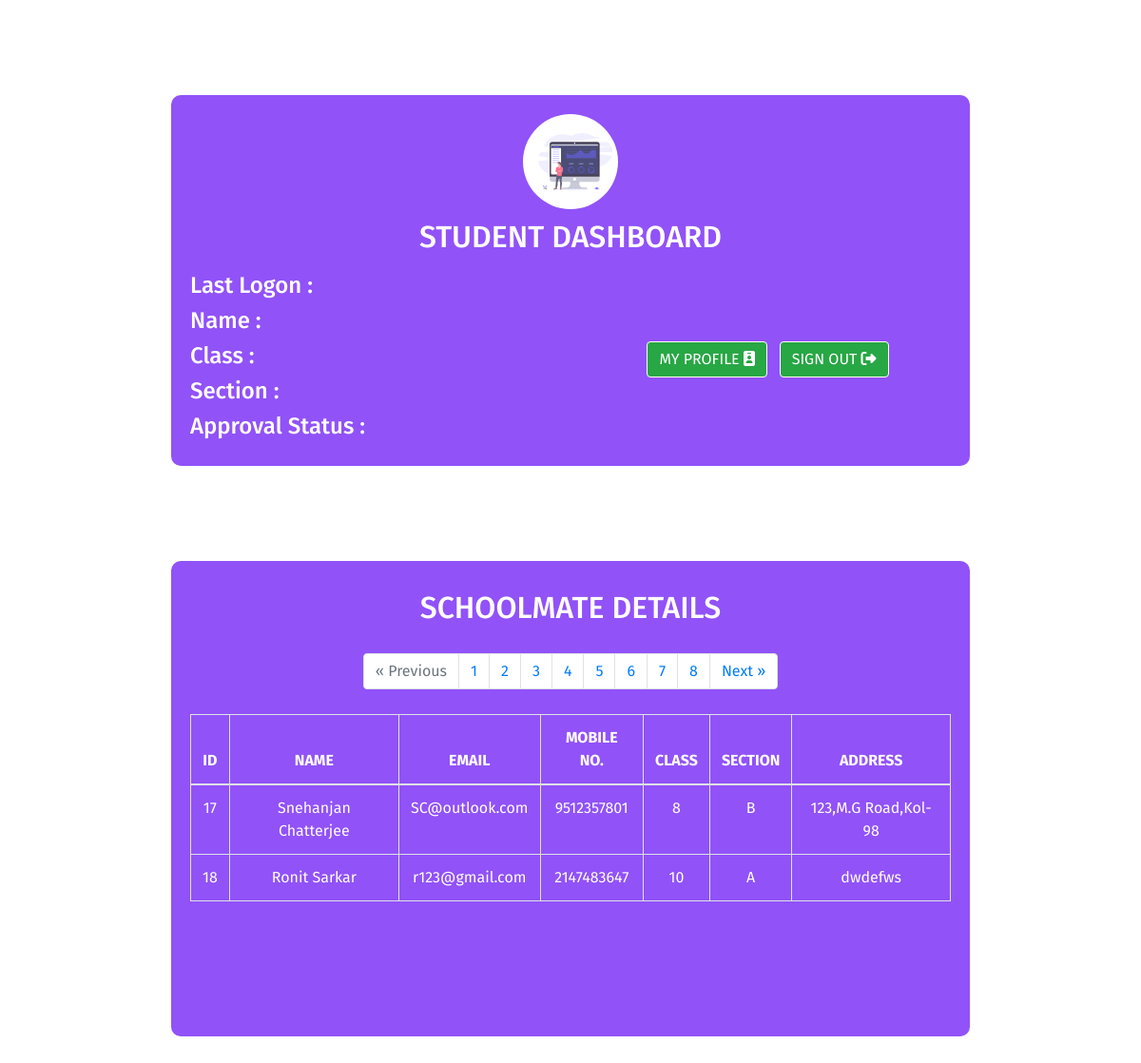
Page /dashboard.php on the committed database.
### tables this page shows
CREATE TABLE `user_values` (
  `id` int(11) DEFAULT NULL,
  `fname` varchar(20) DEFAULT NULL,
  `lname` varchar(20) DEFAULT NULL,
  `email` varchar(20) NOT NULL,
  `class` varchar(10) DEFAULT NULL,
  `section` varchar(10) DEFAULT NULL,
  `address` varchar(100) DEFAULT NULL,
  `mobile_no` varchar(10) NOT NULL,
  `password` varchar(20) DEFAULT NULL,
  `passwordWithoutEncryption` varchar(100) DEFAULT NULL,
  `image` varchar(1000) DEFAULT NULL
);

### dashboard.php (the view, shortened to what this page needs)
<?php
$servername = "localhost";
$username = "root";
$password = "";
$dbname = "student_management_system";
$conn = mysqli_connect($servername, $username, $password, $dbname);
$limit = 2;
$page = isset($_GET['page']) ? $_GET['page'] : 1;
$start = ($page - 1) * $limit;
$id = $_SESSION['id'];
$sql_all_students = "SELECT * FROM user_values WHERE id <> '$id' ORDER BY id LIMIT $start, $limit";
$result_all_students = mysqli_query($conn, $sql_all_students);
$students = mysqli_fetch_all($result_all_students, MYSQLI_ASSOC);
$sql_count_id = "SELECT count(id) AS id FROM user_values WHERE id <> '$id'";
$result_count_id = mysqli_query($conn, $sql_count_id);
$studentCount = mysqli_fetch_all($result_count_id, MYSQLI_ASSOC);
$total = $studentCount[0]['id'];
$pages = ceil( $total / $limit );
$Previous = $page - 1;
$Next = $page + 1;
?>
<!DOCTYPE html>
<html lang="en">
<head>
    <link rel="stylesheet" href="https://stackpath.bootstrapcdn.com/bootstrap/4.4.1/css/bootstrap.min.css"
 />
    <link rel="stylesheet" href="./css/dashboard.css" />
</head>
<body>
    <div class="container my-dashboard">
        <div class="row">
            <div class="col-12">
                <div class="row my-img-row">
                    <div class="col-12 text-center">
                        <img src="./images/undraw_dashboard_nklg.svg" alt="Dashboard Image" class="dashboard-img">
                    </div>
                </div>
                <div class="row my-dashboard-header">
                    <div class="col-12">
                        <h2 style="text-align: center;">STUDENT DASHBOARD</h2>
                    </div>
                </div>
                <div class="row">
                    <div class="col-lg-6">
                        <h5 style="font-size:1.5rem;">Last Logon : <span id="last_logon"><?php echo $_SESSION['last_logon']?></span> </h5>
                        <h5 style="font-size:1.5rem;">Name : <span id="name"><?php echo $_SESSION['name']?></span> </h5>
                        <h5 style="font-size:1.5rem;">Class : <span id="class"><?php echo $_SESSION['class']?></span> </h5>
                        <h5 style="font-size:1.5rem;">Section : <span id="section"><?php echo $_SESSION['section']?></span> </h5>
                        <h5 style="font-size:1.5rem;">Approval Status : <span id="approval_status"><?php echo $_SESSION['approval_status']?></span> </h5>
                    </div>
                    <div class="col-lg-6 text-center" style="margin: auto;">
                        <button type="button" name="myProfileBtn" id="myProfileBtn" class="btn btn-success my-Btn">MY PROFILE
                            <i class="fas fa-id-badge"></i></button>
                        <button type="button" name="SignOutBtn" id="SignOutBtn" class="btn btn-success my-Btn">SIGN OUT <i
                                class="fas fa-sign-out-alt"></i></button>
                    </div>
                </div>
            </div>
        </div>
    </div>
    <div class="container my-pagination-container">
        <div class="row my-pagination-header">
            <div class="col-12">
                <h2 class="text-center">SCHOOLMATE DETAILS</h2>
            </div>
        </div>
        <div class="row my-pagination-buttons">
            <div class="col-lg-12">
                <nav aria-label="...">
                    <ul class="pagination justify-content-center">
                        <li class="page-item <?php if($Previous <= 0){echo('disabled');}?>">
                            <a class="page-link" href="dashboard.php?page=<?php echo($Previous);?>" aria-label="Previous">
                                <span aria-hidden="true">&laquo; Previous</span>
                            </a>
                        </li>
                        <?php for($i = 1; $i<= $pages; $i++) : ?>
                            <li class="page-item">
                                <a id="pageNo" class="page-link" href="dashboard.php?page=<?php echo($i); ?>"><?php echo($i); ?></a>
                            </li>
                        <?php endfor; ?>
                        <li class="page-item <?php if($Next > $pages){echo('disabled');}?>">
                            <a class="page-link" href="dashboard.php?page=<?php echo($Next); ?>" aria-label="Next">
                                <span aria-hidden="true">Next &raquo;</span>
                            </a>
                        </li>
                    </ul>
                </nav>
            </div>
        </div>
        <div style="max-height: 300px; overflow-y: scroll; overflow-x: auto">
            <table id="" class="table table-bordered" style="color: white;">
                <thead>
                    <tr>
                        <th class="text-center">ID</th>
                        <th class="text-center">NAME</th>
                        <th class="text-center">EMAIL</th>
                        <th class="text-center">MOBILE NO.</th>
                        <th class="text-center">CLASS</th>
                        <th class="text-center">SECTION</th>
                        <th class="text-center">ADDRESS</th>
                    </tr>
                </thead>
                <tbody>
                    <?php foreach($students as $student) :  ?>
                    <tr>
                        <td class="text-center"><?php echo($student['id']); ?></td>
                        <td class="text-center"><?php echo($student['fname'] . " " . $student['lname']); ?></td>
                        <td class="text-center"><?php echo($student['email']); ?></td>
                        <td class="text-center"><?php echo($student['mobile_no']); ?></td>
                        <td class="text-center"><?php echo($student['class']); ?></td>
                        <td class="text-center"><?php echo($student['section']); ?></td>
                        <td class="text-center"><?php echo($student['address']); ?></td>
                    </tr>
                    <?php endforeach; ?>
                </tbody>
            </table>
        </div>
    </div>
</body>
</html>

### css/dashboard.css (style rules this page uses)
* { font-family: 'Fira Sans', sans-serif; }
.my-dashboard { width: 70%; margin: auto; margin-top: 100px; border-radius: 10px; background-color: #9152f8; color: white; padding: 20px 20px 20px 20px; }
.my-img-row { background-color: white; width: 100px; height: 100px; border-radius: 50px; margin: auto; padding-top: 0px; }
.dashboard-img { width: 80px; height: 80px; margin: auto; padding-top: 20px; }
.my-dashboard-header { padding: 10px 10px 10px 10px; }
.my-pagination-header { padding: 10px 10px 10px 10px; }
.my-pagination-container { width: 70%; margin: auto; margin-top: 100px; margin-bottom: 100px; border-radius: 10px; height: 500px; background-color: #9152f8; color: white; padding: 20px 20px 20px 20px; }
.my-pagination-buttons { padding: 10px 10px 10px 10px; color: #9152f8; }
.my-Btn { border: 1px solid white; }

### rows in the picture
user_values: id "17", fname "Snehanjan", lname "Chatterjee", email "SC@outlook.com", mobile_no "9512357801", class "8", section "B", address "123,M.G Road,Kol-98"
user_values: id "18", fname "Ronit", lname "Sarkar", email "r123@gmail.com", mobile_no "2147483647", class "10", section "A", address "dwdefws"
